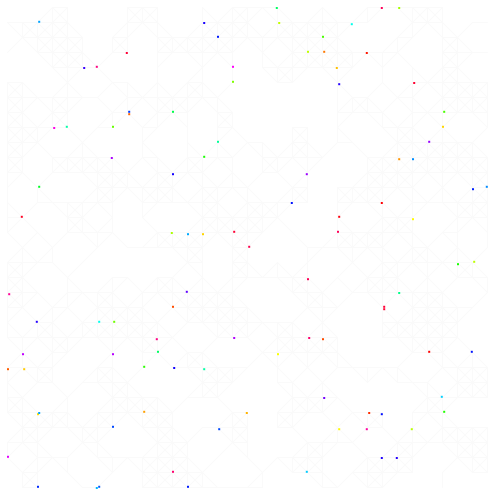
Frame 1 (no input)
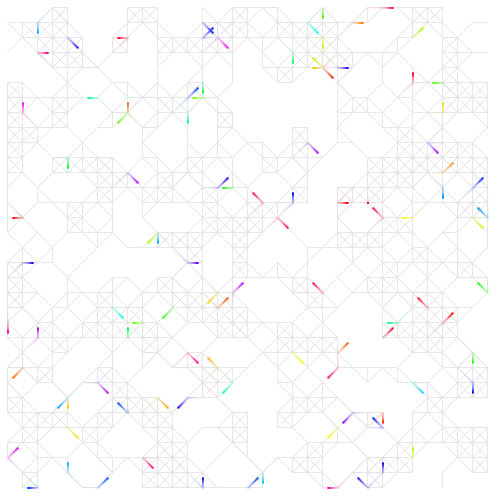
Frame 60 (the mouse pressed at the canvas centre just before this capture)
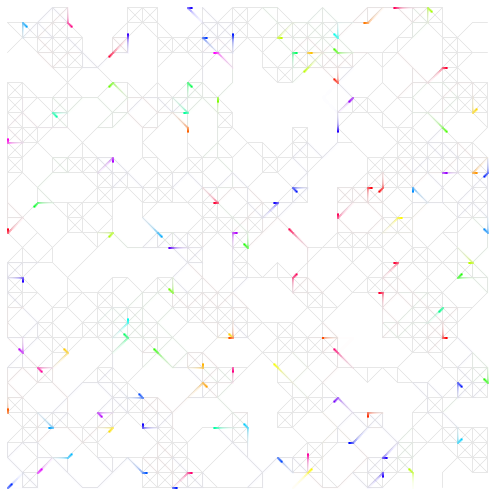
Frame 120 (the mouse held since frame 60 and released just before this capture)

The Processing sketch that drew these frames (run headless with seeded random() and noise(); from frame 60 on, the mouse is pressed at the canvas centre):

// Processing sketch: processing_29559
// ── processing_29559.pde

poin[] allPoints;
ligne[] allLignes;
traveler[] travelers;
int distance=15;
PGraphics pg;


void setup() {
  tint(255,50);
  size(500,500); 
  stroke(200);smooth();
  allPoints = new poin[0];
  allLignes = new ligne[0];
  travelers = new traveler[0];
  int n1 = width/distance;
  int n2 = height/distance;
  int d2 = distance/2;
  for(int a=0;a<n1;a++) {
    for(int b=0;b<n2;b++) {
      if(random(3)<2) 
      new poin(d2+a*distance , d2+b*distance );
    }
  }
  for(int a=0;a<allPoints.length;a++) { 
    for(int b=0;b<allPoints.length;b++) {
      if(b!=a) {
        poin pa = allPoints[a];
        poin pb = allPoints[b];
        float d= dist(pa.x, pa.y, pb.x, pb.y);
        if(d<sqrt(distance*distance*3)) { 

          new ligne(pa, pb);
        }
      }
    }
  }
  poin[] newPoints = new poin[0];
  for(int a=0;a<allPoints.length;a++){
    poin p = allPoints[a];
    if(p.lignes.length!=0){
      newPoints = (poin[]) append(newPoints, p);
    }
  }
   
  for(int a=0;a<allLignes.length;a++){
    ligne l = allLignes[a]; 
  } 
  allPoints = newPoints;
  killPoints();
  pg = createGraphics(width, height, JAVA2D);
  pg.beginDraw();
  pg.stroke(230);
  pg.smooth();
  pg.background(255);
  for(int a=0;a<allLignes.length;a++) {  
       pg.line(allLignes[a].pointa.x, allLignes[a].pointa.y, allLignes[a].pointb.x, allLignes[a].pointb.y); 
  }
  pg.endDraw();
  colorMode(HSB,255,100,100);
  for(int a=0;a<allPoints.length;a++){
    for(int i=0;i<floor(random(2, 7));i++){
      allPoints[a].lignes = avanceLignes(allPoints[a].lignes);
      if(random(4)<1){
        
    allPoints[a].lignes = (ligne[]) reverse(allPoints[a].lignes);
      }
      
    }
  }
  for(int a=0;a<100;a++) {
    new traveler(allPoints[floor(random(allPoints.length))]);
  }
  noStroke();
  background(255);
}

void draw() { 
  image(pg,0,0); 
  for(int a=0;a<travelers.length;a++) {
    travelers[a].dessine();
  }
  fill(0);
}

class ligne {
  poin pointa, pointb;
  boolean occupe=false;
  ligne (poin a, poin b) {
    pointa = a; 
    pointb = b;
    boolean present= false;
    for(int i=0;i<pointa.lignes.length;i++) {
      ligne l = pointa.lignes[i];  
      if (l.pointa==a && l.pointb==b || l.pointa==b && l.pointb==a) {
        present=true;
      }
    }
    if(!present) {
      pointa.lignes = (ligne[]) append (pointa.lignes, this);
      pointb.lignes = (ligne[]) append (pointb.lignes, this);
      allLignes = (ligne[]) append(allLignes, this);
    }
  }
}

class poin {
  ligne[] lignes;
  float x,y;
  poin(float _x, float _y) {
    allPoints = (poin[]) append(allPoints, this);
    x=_x;
    y=_y;
    lignes = new ligne[0];
  }
  void dessine() {
    ellipse(x,y,2,2);
  }
}

class traveler {
  poin origine, destination;
  color c;
  ligne linea;
  float parcouru, vitesse;
  traveler(poin p) {
    c = color(random(255),100,100);
    origine = p;
    destination=p;
    parcouru=0;
    chercheDestination();
    vitesse=random(0.08,0.005);
    travelers  = (traveler[]) append (travelers, this);
  } 
  void dessine() {
    fill(c);
    if(destination!=null) {
      parcouru+=vitesse;
      if(parcouru<1) {
        rect(origine.x+(destination.x-origine.x)*parcouru, origine.y+(destination.y-origine.y)*parcouru, 2, 2);
      } 
      else {
        parcouru = 0;
        origine = destination;
        if(linea!=null){
          linea.occupe=false;
        }
        chercheDestination();
        rect(origine.x, origine.y, 2, 2);
      }
    }
  }
  void chercheDestination() {
    if(origine.lignes.length>0) {
      origine.lignes = avanceLignes(origine.lignes); 
      ligne l = origine.lignes[0];
      if(l.occupe==false){
        linea = l;
      linea.occupe=true;
      destination = getLautre(l, origine);
      }
    }
  }
}

poin getLautre(ligne l, poin p) {
  poin toreturn = l.pointa;
  if(toreturn == p) toreturn = l.pointb;
  return toreturn;
}

ligne[] avanceLignes (ligne[] lignes){
  lignes = (ligne[]) append(lignes, lignes[0]);
  lignes = (ligne[]) subset(lignes, 1);
  return lignes;
}
 
void killPoints(){
  poin[] pointsAtuer = new poin[0];
  ligne[] lignesAtuer = new ligne[0];
  for(int a=0;a<allPoints.length;a++){
    poin p= allPoints[a];
    ligne[] lz = p.lignes;
    if(lz.length==2){
       poin l1p1 = lz[0].pointa;
       poin l1p2 = lz[0].pointb;
       poin l2p1 = lz[1].pointa;
       poin l2p2 = lz[1].pointb;
       poin[] pz = new poin[0];  
       if(l1p1!=p){
         pz=(poin[]) append(pz, l1p1);
       }
       if(l1p2!=p){
         pz=(poin[]) append(pz, l1p2);
       }
       if(l2p1!=p){
         pz=(poin[]) append(pz, l2p1);
       }
       if(l2p2!=p){
         pz=(poin[]) append(pz, l2p2);
       }
       
       if(pz.length==2){
         if(pz[0].x==pz[1].x || pz[0].y==pz[1].y){
           
           // on peut supprimer
           
           pointsAtuer = (poin[]) append(pointsAtuer, p);
           lignesAtuer = (ligne[]) append(lignesAtuer,lz[0]);
           lignesAtuer = (ligne[]) append(lignesAtuer,lz[1]);
           new ligne(pz[0], pz[1]);
         } 
       
       } 
    } 
  } 
  poin[] newP = new poin[0];
  for(int a=0;a<allPoints.length;a++){
    poin p = allPoints[a];
    boolean isin=false;
    for(int i=0;i<pointsAtuer.length;i++){
     if( pointsAtuer[i]==p){isin=true;}
    }
    if (isin==false){
      newP = (poin[]) append(newP, p);
    }
  }
  allPoints = newP;
  ligne[] newL = new ligne[0];
  for(int a=0;a<allLignes.length;a++){
    ligne l = allLignes[a];
    boolean isin=false;
    for(int i=0;i<lignesAtuer.length;i++){
     if( lignesAtuer[i]==l){isin=true;}
    }
    if (isin==false){
      newL= (ligne[]) append(newL, l);
    }
  }
  allLignes = newL;
}
